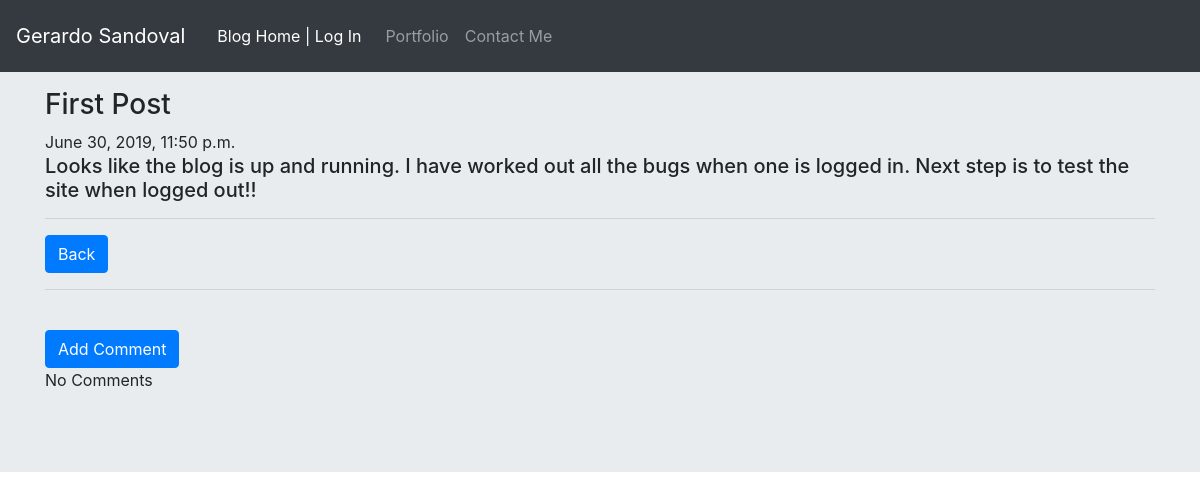
/blog/post/26, run on the app's committed database.
### AppBlog/models.py (models this page shows, shortened)
class PostModel(models.Model):
    author = models.ForeignKey('auth.User')
    title = models.CharField(max_length=50)
    text = models.TextField()
    create_date = models.DateTimeField(default=timezone.now)
    published_date = models.DateTimeField(blank=True, null=True)

### AppBlog/views.py (the view)
# urls.py: url(r'^post/(?P<pk>\d+)$', views.PostDetailView.as_view(),
class PostDetailView(DetailView):
    model = PostModel

### AppBlog/templates/AppBlog/postmodel_detail.html
{% extends 'AppBlog/blog_base.html' %}
{% block content %}
{% if user.is_authenticated %}
  {% if postmodel.published_date %}
    <h3 class="posttitle">{{postmodel.title}}</h3>
    <div class="date postdate">
      {{ postmodel.published_date}}
    </div>
    <br>
    <h5> <p class="postcontent"> {{postmodel.text}}</p></h5>
    <br>
    <a class="btn btn-primary" href="{% url 'blog:postmodel_list' %}">
      Back
    </a>
    <a class="btn btn-secondary" href="{% url 'blog:postmodel_edit' pk=postmodel.pk %}">
      Edit
    </a>
    <a class="btn btn-secondary" href="{% url 'blog:postmodel_remove' pk=postmodel.pk %}">
      Delete
    </a>
  {% else %}
    <h3 class="posttitle">{{postmodel.title}}</h3>
    <div class="date postdate">
      Not Published Yet
    </div>
    <h5> <p class="postcontent"> {{postmodel.text}}</p></h5>
    <hr>
    <a class="btn btn-primary" href="{% url 'blog:postmodel_publish' pk=postmodel.pk %}">
      Publish
    </a>
    <a class="btn btn-secondary" href="{% url 'blog:postmodel_edit' pk=postmodel.pk %}">
      Edit
    </a>
    <a class="btn btn-secondary" href="{% url 'blog:postmodel_remove' pk=postmodel.pk %}">
      Delete
    </a>
  {% endif %}
{% else %}
  <h3 class="posttitle">{{postmodel.title}}</h3>
  <div class="date postdate">
    {{ postmodel.published_date}}
  </div>
  <h5> <p class="postcontent"> {{postmodel.text}}</p></h5>
  <hr>
  <a class="btn btn-primary" href="{% url 'blog:postmodel_list' %}">
    Back
  </a>
{% endif %}
<br> <hr> <br>
<a class="btn btn-primary btn-comment" href="{% url 'blog:add_comment_to_postmodel' pk=postmodel.pk %}">
  Add Comment
</a>
{% for comment in postmodel.comments.all %}
  {% if comment %}
    <br>
    {{ comment.author }}:
    {{ comment.create_date }}
    <br>
  {{ comment.text}}
    {% endif %}
{% empty %}
    <p>No Comments</p>
{% endfor %}
{% endblock %}

### data on the page
PostModel: title "First Post", published_date "June 30, 2019, 11:50 p.m.", text "Looks like the blog is up and running. I have worked out all the bugs when one is logged in. Next step is to test the site when logged out!!"
